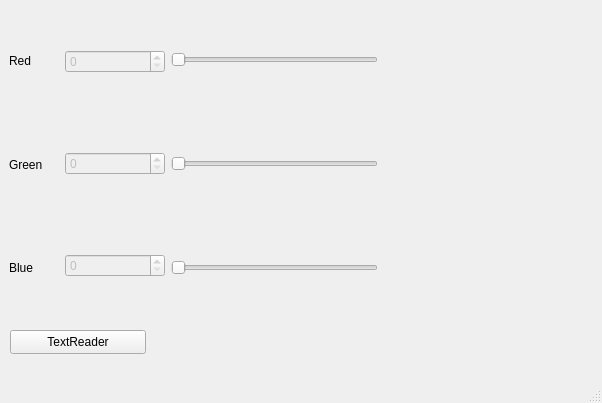
<?xml version="1.0" encoding="UTF-8"?>
<ui version="4.0">
 <class>MainWindow</class>
 <widget class="QMainWindow" name="MainWindow">
  <property name="geometry">
   <rect>
    <x>0</x>
    <y>0</y>
    <width>602</width>
    <height>403</height>
   </rect>
  </property>
  <property name="windowTitle">
   <string>MainWindow</string>
  </property>
  <widget class="QWidget" name="centralwidget">
   <widget class="QWidget" name="horizontalLayoutWidget">
    <property name="geometry">
     <rect>
      <x>9</x>
      <y>9</y>
      <width>581</width>
      <height>311</height>
     </rect>
    </property>
    <layout class="QHBoxLayout" name="horizontalLayout">
     <item>
      <layout class="QVBoxLayout" name="verticalLayout_4">
       <property name="spacing">
        <number>0</number>
       </property>
       <property name="sizeConstraint">
        <enum>QLayout::SetMinimumSize</enum>
       </property>
       <item>
        <widget class="QLabel" name="lable_red">
         <property name="maximumSize">
          <size>
           <width>50</width>
           <height>16777215</height>
          </size>
         </property>
         <property name="text">
          <string>Red</string>
         </property>
        </widget>
       </item>
       <item>
        <widget class="QLabel" name="lable_green">
         <property name="maximumSize">
          <size>
           <width>50</width>
           <height>16777215</height>
          </size>
         </property>
         <property name="text">
          <string>Green</string>
         </property>
        </widget>
       </item>
       <item>
        <widget class="QLabel" name="lable_blue">
         <property name="maximumSize">
          <size>
           <width>50</width>
           <height>16777215</height>
          </size>
         </property>
         <property name="text">
          <string>Blue</string>
         </property>
        </widget>
       </item>
      </layout>
     </item>
     <item>
      <layout class="QVBoxLayout" name="verticalLayout_7">
       <property name="spacing">
        <number>38</number>
       </property>
       <property name="sizeConstraint">
        <enum>QLayout::SetMinAndMaxSize</enum>
       </property>
       <item>
        <widget class="QSpinBox" name="counter_1">
         <property name="enabled">
          <bool>false</bool>
         </property>
         <property name="sizePolicy">
          <sizepolicy hsizetype="Preferred" vsizetype="Fixed">
           <horstretch>0</horstretch>
           <verstretch>0</verstretch>
          </sizepolicy>
         </property>
         <property name="maximumSize">
          <size>
           <width>100</width>
           <height>16777215</height>
          </size>
         </property>
         <property name="maximum">
          <number>255</number>
         </property>
        </widget>
       </item>
       <item>
        <widget class="QSpinBox" name="counter_2">
         <property name="enabled">
          <bool>false</bool>
         </property>
         <property name="sizePolicy">
          <sizepolicy hsizetype="Preferred" vsizetype="Fixed">
           <horstretch>0</horstretch>
           <verstretch>0</verstretch>
          </sizepolicy>
         </property>
         <property name="maximumSize">
          <size>
           <width>100</width>
           <height>16777215</height>
          </size>
         </property>
         <property name="maximum">
          <number>255</number>
         </property>
        </widget>
       </item>
       <item>
        <widget class="QSpinBox" name="counter_3">
         <property name="enabled">
          <bool>false</bool>
         </property>
         <property name="sizePolicy">
          <sizepolicy hsizetype="Preferred" vsizetype="Fixed">
           <horstretch>0</horstretch>
           <verstretch>0</verstretch>
          </sizepolicy>
         </property>
         <property name="maximumSize">
          <size>
           <width>100</width>
           <height>16777215</height>
          </size>
         </property>
         <property name="maximum">
          <number>255</number>
         </property>
        </widget>
       </item>
      </layout>
     </item>
     <item>
      <layout class="QVBoxLayout" name="verticalLayout_6">
       <property name="spacing">
        <number>46</number>
       </property>
       <item>
        <widget class="QSlider" name="slider_1">
         <property name="sizePolicy">
          <sizepolicy hsizetype="Preferred" vsizetype="Fixed">
           <horstretch>0</horstretch>
           <verstretch>0</verstretch>
          </sizepolicy>
         </property>
         <property name="maximumSize">
          <size>
           <width>250</width>
           <height>16777215</height>
          </size>
         </property>
         <property name="maximum">
          <number>255</number>
         </property>
         <property name="orientation">
          <enum>Qt::Horizontal</enum>
         </property>
        </widget>
       </item>
       <item>
        <widget class="QSlider" name="slider_2">
         <property name="sizePolicy">
          <sizepolicy hsizetype="Preferred" vsizetype="Fixed">
           <horstretch>0</horstretch>
           <verstretch>0</verstretch>
          </sizepolicy>
         </property>
         <property name="maximumSize">
          <size>
           <width>250</width>
           <height>16777215</height>
          </size>
         </property>
         <property name="maximum">
          <number>255</number>
         </property>
         <property name="orientation">
          <enum>Qt::Horizontal</enum>
         </property>
        </widget>
       </item>
       <item>
        <widget class="QSlider" name="slider_3">
         <property name="sizePolicy">
          <sizepolicy hsizetype="Preferred" vsizetype="Fixed">
           <horstretch>0</horstretch>
           <verstretch>0</verstretch>
          </sizepolicy>
         </property>
         <property name="maximumSize">
          <size>
           <width>250</width>
           <height>16777215</height>
          </size>
         </property>
         <property name="maximum">
          <number>255</number>
         </property>
         <property name="orientation">
          <enum>Qt::Horizontal</enum>
         </property>
        </widget>
       </item>
      </layout>
     </item>
     <item>
      <layout class="QVBoxLayout" name="verticalLayout_5">
       <item>
        <widget class="QWidget" name="color_widget" native="true"/>
       </item>
      </layout>
     </item>
    </layout>
   </widget>
   <widget class="QPushButton" name="pushButton">
    <property name="geometry">
     <rect>
      <x>10</x>
      <y>330</y>
      <width>136</width>
      <height>24</height>
     </rect>
    </property>
    <property name="text">
     <string>TextReader</string>
    </property>
   </widget>
  </widget>
  <widget class="QMenuBar" name="menubar">
   <property name="geometry">
    <rect>
     <x>0</x>
     <y>0</y>
     <width>602</width>
     <height>21</height>
    </rect>
   </property>
  </widget>
  <widget class="QStatusBar" name="statusbar"/>
 </widget>
 <resources/>
 <connections/>
</ui>
